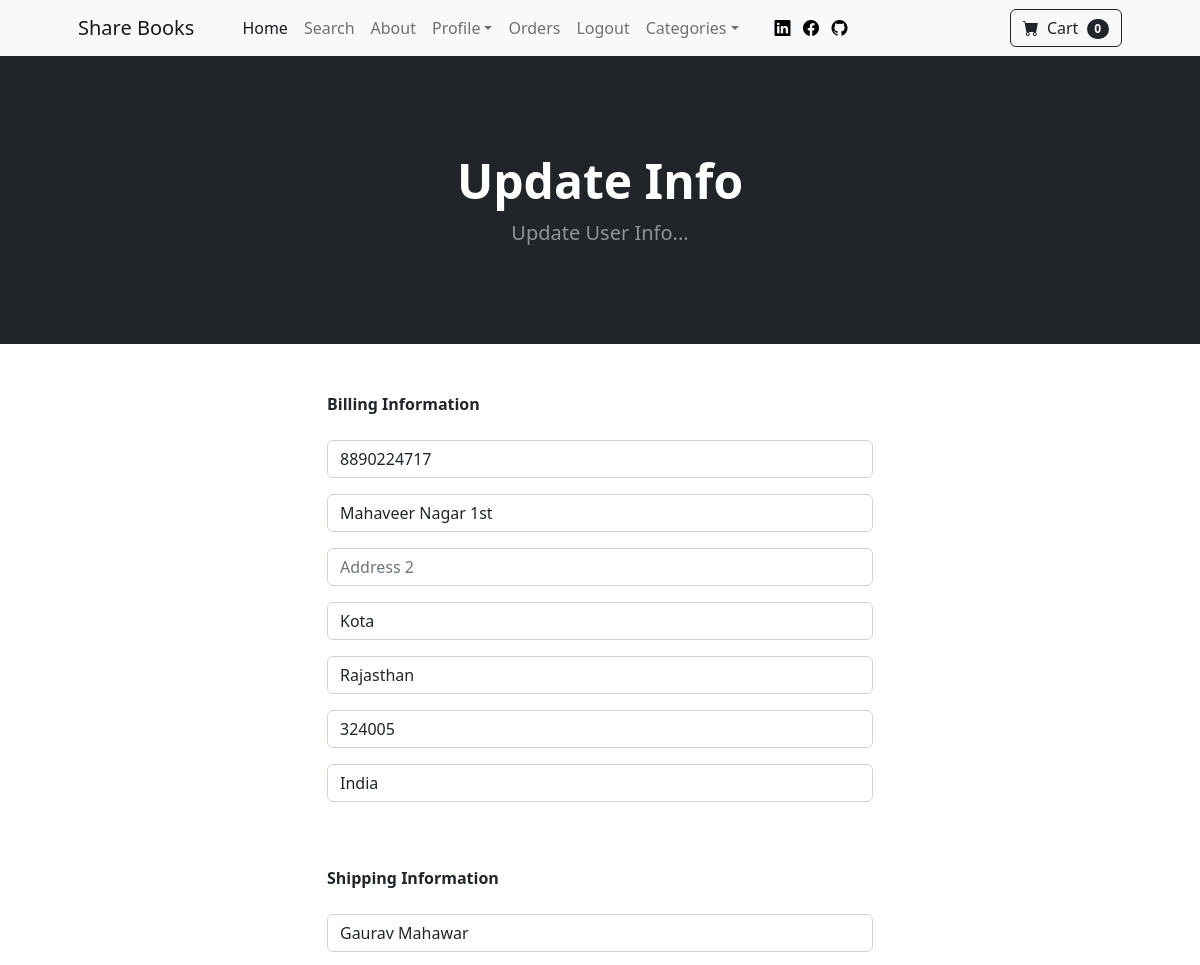
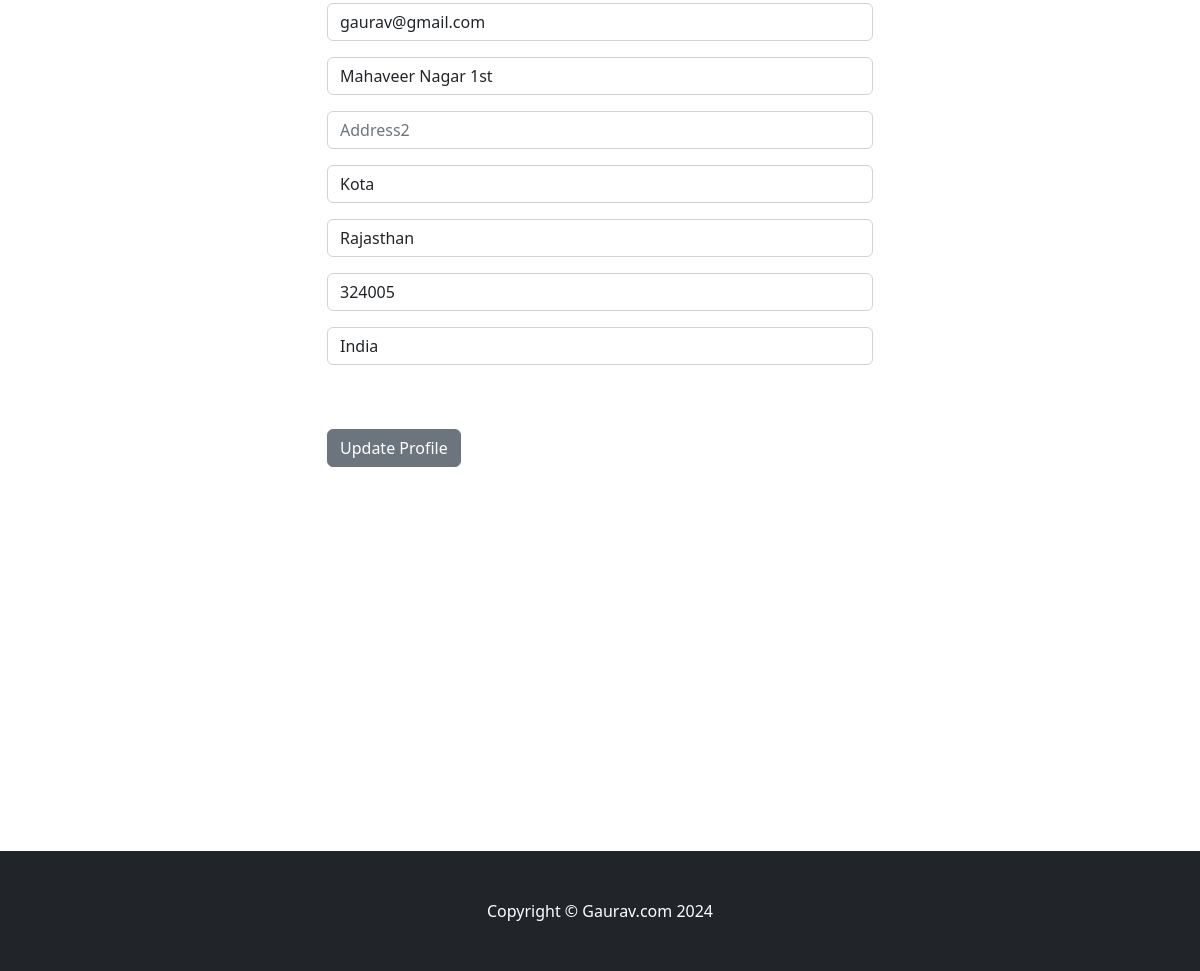
The app's page /update_info/ (signed in) with its own data (2 pictures, top to bottom).
### store/models.py (models this page shows, shortened)
class Profile(models.Model):
	user = models.OneToOneField(User, on_delete=models.CASCADE)
	date_modified = models.DateTimeField(User, auto_now=True)
	phone = models.CharField(max_length=20, blank=True)
	address1 = models.CharField(max_length=200, blank=True)
	address2 = models.CharField(max_length=200, blank=True)
	city = models.CharField(max_length=200, blank=True)
	state = models.CharField(max_length=200, blank=True)
	zipcode = models.CharField(max_length=200, blank=True)
	country = models.CharField(max_length=200, blank=True)
	old_cart = models.CharField(max_length=200, blank=True, null=True)

### payment/models.py (models this page shows, shortened)
class ShippingAddress(models.Model):
	user = models.ForeignKey(User, on_delete=models.CASCADE, null=True, blank=True)
	shipping_full_name = models.CharField(max_length=255)
	shipping_email = models.CharField(max_length=255)
	shipping_address1 = models.CharField(max_length=255)
	shipping_address2 = models.CharField(max_length=255, null=True, blank=True)
	shipping_city = models.CharField(max_length=255)
	shipping_state = models.CharField(max_length=255, null=True, blank=True)
	shipping_zipcode = models.CharField(max_length=255, null=True, blank=True)
	shipping_country = models.CharField(max_length=255)
	class Meta:
		verbose_name_plural = "Shipping Address"

### store/views.py (the view)
# urls.py: path('update_info/', views.update_info, name='update_info'),
def update_info(request):
    if request.user.is_authenticated:
        current_user = Profile.objects.get(user__id=request.user.id)
        shipping_user = ShippingAddress.objects.get(user__id=request.user.id)
        form = UserInfoForm(request.POST or None, instance=current_user)
        shipping_form = ShippingForm(request.POST or None, instance=shipping_user)
        if form.is_valid() or shipping_form.is_valid():
            form.save()
            shipping_form.save()
            messages.success(request, "Your Info Has Been Updated!!")
            return redirect('home')
        return render(request, "update_info.html", {'form': form, 'shipping_form': shipping_form})
    else:
        messages.success(request, "You Must Be Logged In To Access That Page!!")
        return redirect('home')

### cart/cart.py (called while the page is built)
	def __len__(self):
		return len(self.cart)

### cart/context_processors.py (called while the page is built)
def cart(request):
	return {'cart': Cart(request)}

### store/context_processors.py (called while the page is built)
def categories(request):
    return {
        'categories': Category.objects.all()
    }

### store/templates/update_info.html (shortened to what this page needs)
{% extends 'base.html' %}
{% block content %}
<header class="bg-dark py-5">
    <div class="container px-4 px-lg-5 my-5">
        <div class="text-center text-white">
            <h1 class="display-5 fw-bolder">Update Info</h1>
            <p class="lead fw-normal text-white-50 mb-0">Update User Info...</p>
        </div>
    </div>
</header>
<div class="container">
    <div class="row">
        <div class="col-md-6 offset-md-3">
            <br /><br />
            <strong>Billing Information</strong>
            <br /><br />
            <form method="POST" action="{% url 'update_info' %}">
                {{ form.as_p }}
                <br /><br />
                <strong>Shipping Information</strong>
                <br /><br />
                {{ shipping_form.as_p }}
                <br /><br />
                <button type="submit" class="btn btn-secondary">
                    Update Profile
                </button>
            </form>
            <br /><br />
            <br /><br />
            <br /><br />
            <br /><br />
            <br /><br />
            <br /><br />
            <br /><br />
            <br /><br />
        </div>
    </div>
</div>
{% endblock %}

### records on screen
Profile: phone "8890224717", address1 "Mahaveer Nagar 1st", city "Kota", state "Rajasthan", zipcode "324005", country "India"
ShippingAddress: shipping_full_name "Gaurav Mahawar", shipping_email "gaurav@gmail.com", shipping_address1 "Mahaveer Nagar 1st", shipping_city "Kota", shipping_state "Rajasthan", shipping_zipcode "324005", shipping_country "India"

### other values on screen
{{ cart|length }} "0"
